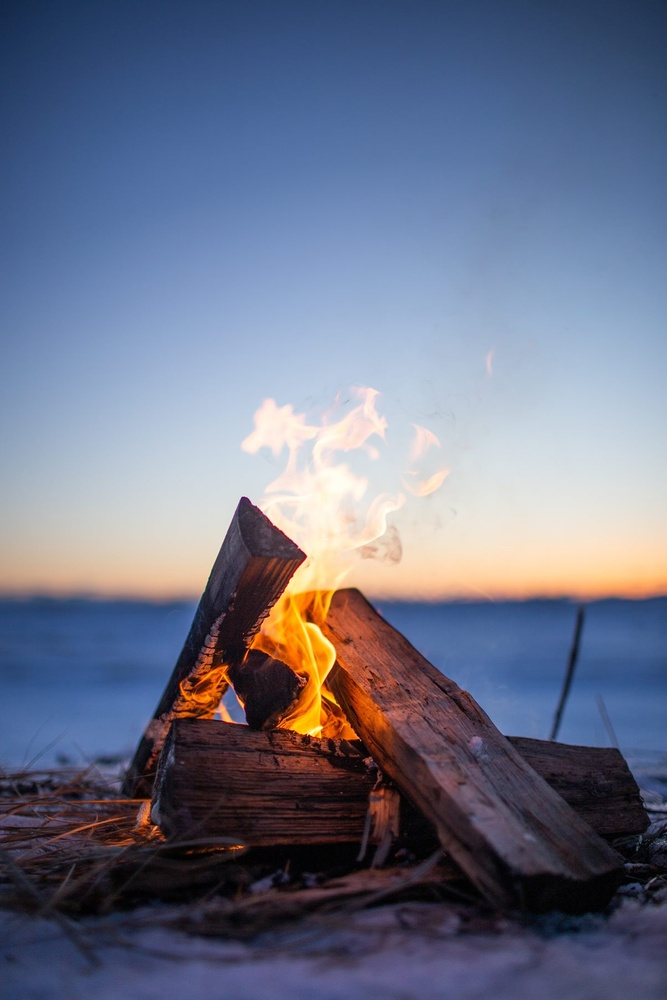
#> input picture image watermark app/images/benjamin-deyoung-lTZffd_tOnM-unsplash.jpg, 667 x 1000 px, shrunk from 1204 x 1806 before the run
$ python main.py
#> lines starting #> are read from the running program, lines starting #| are printed output that depends on the picture
from tkinter import Image, Tk, filedialog
from PIL import Image, ImageDraw, ImageFont
window = Tk()
window.withdraw()

filename = filedialog.askopenfilename(initialdir="images/", title="Select Image")
#> the answer given: images/benjamin-deyoung-lTZffd_tOnM-unsplash.jpg

def addWatermark(image, wm_text):
    # Create image object
#> called with wm_text = 'watermark'
    opened_image = Image.open(image)
#> opened_image is the input picture: PIL image 667x1000 RGB; mean R, G, B 107.3, 113.4, 135.5

    #Get image size
    image_width, image_height = opened_image.size
#> image_width = 667; image_height = 1000

    #Draw on image
    draw = ImageDraw.Draw(opened_image)

    #Specify a font size
    font_size = 50

    #Specify a font size and font size
    font = ImageFont.truetype("arial.ttf", font_size)

    #Specify image location
    x, y = 20, 50

    #Add watermark
    draw.text((x, y), wm_text, font= font , fill='#FFF', stroke_width=5, stroke_fill='#222', another='ms')

    #Show the new image
    opened_image.show()
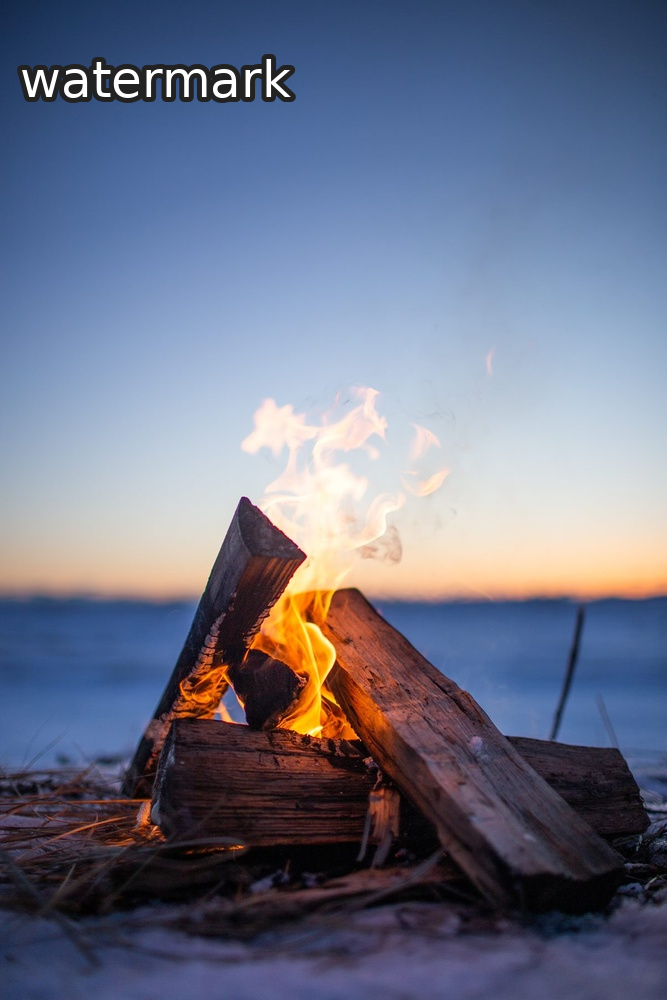
#> shown: PIL image 667x1000 RGB; mean R, G, B 107.9, 113.6, 135.1


addWatermark(filename, 'watermark')
